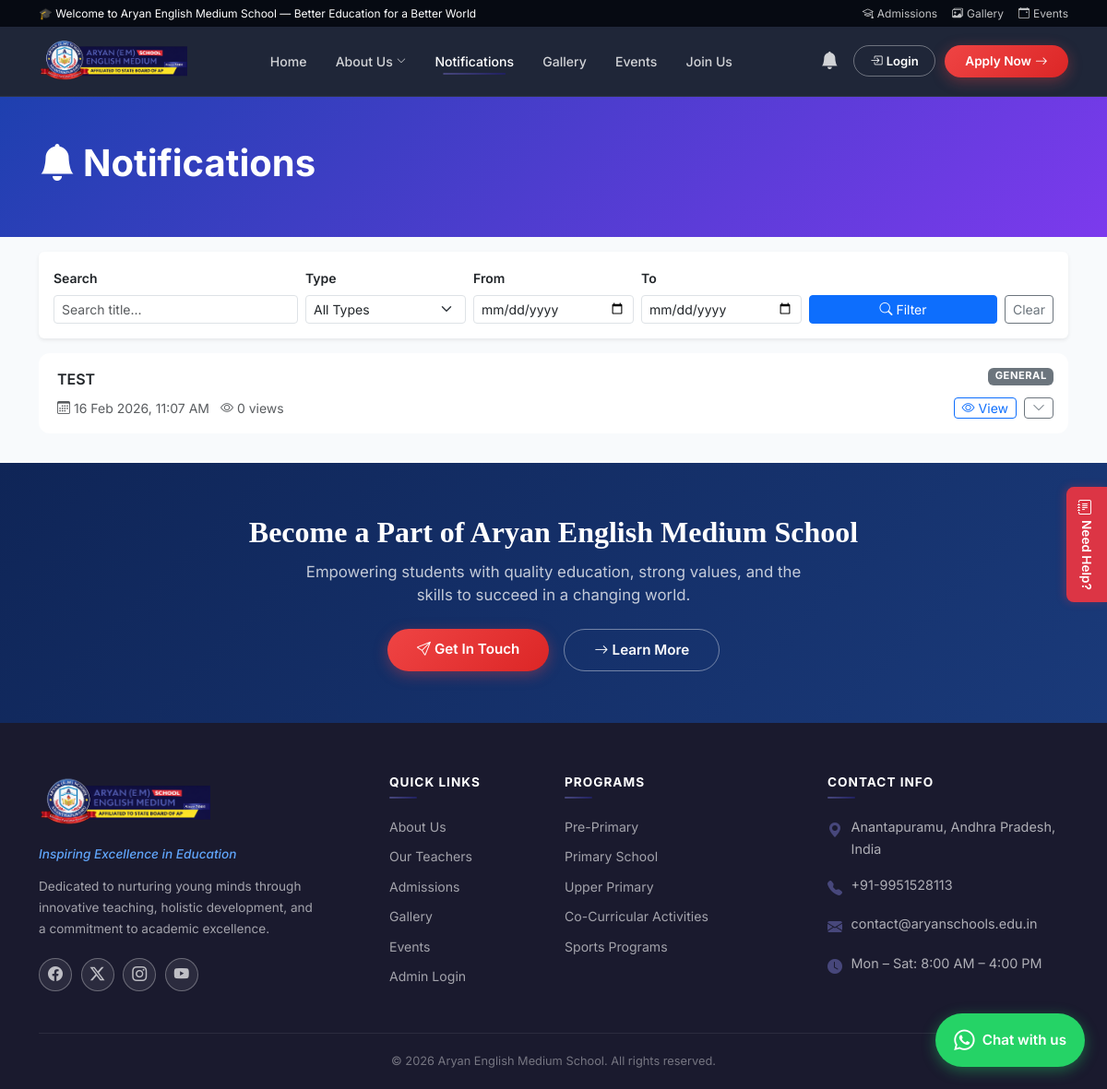
Page /public/notifications.php on the committed database.
### tables this page shows
CREATE TABLE `nav_menu_items` (
  `id` int(10) unsigned NOT NULL AUTO_INCREMENT,
  `label` varchar(100) NOT NULL,
  `url` varchar(255) NOT NULL,
  `icon` varchar(50) DEFAULT NULL,
  `link_type` enum('internal','external') NOT NULL DEFAULT 'internal',
  `is_visible` tinyint(1) NOT NULL DEFAULT 1,
  `is_cta` tinyint(1) NOT NULL DEFAULT 0,
  `sort_order` int(11) NOT NULL DEFAULT 0,
  `created_at` datetime NOT NULL DEFAULT current_timestamp(),
  `updated_at` datetime NOT NULL DEFAULT current_timestamp() ON UPDATE current_timestamp(),
  `parent_id` int(11) DEFAULT NULL,
  PRIMARY KEY (`id`)
);

CREATE TABLE `notifications` (
  `id` int(10) unsigned NOT NULL AUTO_INCREMENT,
  `title` varchar(200) NOT NULL,
  `content` text NOT NULL,
  `type` enum('general','academic','exam','holiday','event','urgent') NOT NULL DEFAULT 'general',
  `priority` enum('normal','important','urgent') NOT NULL DEFAULT 'normal',
  `category` varchar(50) DEFAULT 'general',
  `tags` varchar(500) DEFAULT NULL,
  `target_audience` enum('all','students','teachers','parents','class','section') NOT NULL DEFAULT 'all',
  `target_class` varchar(20) DEFAULT NULL,
  `target_section` varchar(10) DEFAULT NULL,
  `attachment` varchar(255) DEFAULT NULL,
  `is_public` tinyint(1) NOT NULL DEFAULT 0,
  `status` enum('draft','pending','approved','published','expired','rejected') DEFAULT 'pending',
  `posted_by` int(10) unsigned DEFAULT NULL,
  `approved_by` int(10) unsigned DEFAULT NULL,
  `approved_at` datetime DEFAULT NULL,
  `reject_reason` text DEFAULT NULL,
  `schedule_at` datetime DEFAULT NULL,
  `expires_at` date DEFAULT NULL,
  `is_pinned` tinyint(1) NOT NULL DEFAULT 0,
  `show_popup` tinyint(1) NOT NULL DEFAULT 0,
  `show_banner` tinyint(1) NOT NULL DEFAULT 0,
  `show_marquee` tinyint(1) NOT NULL DEFAULT 0,
  `show_dashboard` tinyint(1) NOT NULL DEFAULT 0,
  `view_count` int(10) unsigned NOT NULL DEFAULT 0,
  `is_deleted` tinyint(1) NOT NULL DEFAULT 0,
  `deleted_at` datetime DEFAULT NULL,
  `deleted_by` int(10) unsigned DEFAULT NULL,
  `created_at` datetime NOT NULL DEFAULT current_timestamp(),
  `updated_at` datetime NOT NULL DEFAULT current_timestamp() ON UPDATE current_timestamp(),
  PRIMARY KEY (`id`),
  KEY `idx_status` (`status`),
  KEY `posted_by` (`posted_by`),
  KEY `approved_by` (`approved_by`),
  CONSTRAINT `fk_notif_approver` FOREIGN KEY (`approved_by`) REFERENCES `users` (`id`) ON DELETE SET NULL,
  CONSTRAINT `fk_notif_poster` FOREIGN KEY (`posted_by`) REFERENCES `users` (`id`) ON DELETE SET NULL
);

### includes/auth.php (called while the page is built, shortened)
<?php
function isLoggedIn(): bool {
    return !empty($_SESSION['user_id']);
}
function getSetting(string $key, string $default = ''): string {
    static $settings = null;
    if ($settings === null) {
        try {
            $db = getDB();
            $stmt = $db->query("SELECT setting_key, setting_value FROM settings");
            $settings = [];
            while ($row = $stmt->fetch()) {
                $settings[$row['setting_key']] = $row['setting_value'];
            }
        } catch (Exception $e) {
            $settings = [];
        }
    }
    return $settings[$key] ?? $default;
}
function e(mixed $val): string {
    return htmlspecialchars((string)$val, ENT_QUOTES, 'UTF-8');
}
function checkMaintenance(): void {
    if (getSetting('maintenance_mode', '0') === '1' && !isLoggedIn()) {
        $schoolName = getSetting('school_name', 'JNV School');
        $logoFile = getSetting('school_logo', '');
        $logoVer = getSetting('logo_updated_at', '0');
        $logoUrl = '';
        if ($logoFile) {
            $logoUrl = (strpos($logoFile, '/uploads/') === 0) ? $logoFile : '/uploads/branding/' . $logoFile;
            $logoUrl .= '?v=' . $logoVer;
        }
        http_response_code(503);
        header('Retry-After: 3600');
        echo '<!DOCTYPE html><html lang="en"><head><meta charset="UTF-8"><meta name="viewport" content="width=device-width,initial-scale=1"><title>Maintenance — ' . htmlspecialchars($schoolName, ENT_QUOTES, 'UTF-8') . '</title><style>*{margin:0;padding:0;box-sizing:border-box;font-family:"Segoe UI",system-ui,-apple-system,sans-serif}body{min-height:100vh;display:flex;align-items:center;justify-content:center;background:linear-gradient(135deg,#0f172a 0%,#1e3a5f 50%,#1e40af 100%);color:#fff;text-align:center;padding:2rem}.container{max-width:520px}.logo{max-width:120px;max-height:120px;object-fit:contain;margin-bottom:2rem;border-radius:16px;background:rgba(255,255,255,.1);padding:12px}.icon{width:80px;height:80px;border-radius:50%;background:rgba(255,255,255,.1);display:flex;align-items:center;justify-content:center;margin:0 auto 2rem;font-size:2.5rem;animation:pulse 2s ease-in-out infinite}@keyframes pulse{0%,100%{transform:scale(1);opacity:.8}50%{transform:scale(1.05);opacity:1}}h1{font-size:2rem;font-weight:700;margin-bottom:.75rem}p{color:rgba(255,255,255,.7);font-size:1.05rem;line-height:1.7;margin-bottom:1.5rem}.login-link{display:inline-block;color:rgba(255,255,255,.5);font-size:.85rem;text-decoration:none;border:1px solid rgba(255,255,255,.2);padding:.4rem 1.2rem;border-radius:50px;transition:all .3s}.login-link:hover{color:#fff;border-color:rgba(255,255,255,.5);background:rgba(255,255,255,.05)}</style></head><body><div class="container">';
        if ($logoUrl) {
            echo '<img src="' . htmlspecialchars($logoUrl, ENT_QUOTES, 'UTF-8') . '" alt="Logo" class="logo">';
        }
        echo '<div class="icon">🔧</div><h1>We\'ll be back soon!</h1><p>Our website is currently undergoing scheduled maintenance.<br>We apologize for any inconvenience and appreciate your patience.</p><a href="/login.php" class="login-link">Admin Login</a></div></body></html>';
        exit;
    }
}

### public/notifications.php (the view, shortened to what this page needs)
<?php
require_once __DIR__ . '/../includes/auth.php';
checkMaintenance();
$db = getDB();
$schoolName = getSetting('school_name', 'JNV School');
$schoolTagline = getSetting('school_tagline', 'Nurturing Talent, Shaping Future');
$loggedIn = isLoggedIn();
$navLogo = getSetting('school_logo', '');
$logoVersion = getSetting('logo_updated_at', '0');
$logoPath = '';
if ($navLogo) { $logoPath = (strpos($navLogo, '/uploads/') === 0) ? $navLogo : (file_exists(__DIR__.'/../uploads/branding/'.$navLogo) ? '/uploads/branding/'.$navLogo : '/uploads/logo/'.$navLogo); $logoPath .= '?v=' . $logoVersion; }
$notifCount = $db->query("SELECT COUNT(*) FROM notifications WHERE status='approved' AND is_public=1 AND created_at >= DATE_SUB(NOW(), INTERVAL 7 DAY)")->fetchColumn();
$dateFrom = $_GET['from'] ?? '';
$dateTo = $_GET['to'] ?? '';
$searchQ = trim($_GET['q'] ?? '');
$where = "WHERE n.status='approved' AND n.is_public=1 AND n.is_deleted=0 AND (n.schedule_at IS NULL OR n.schedule_at <= NOW()) AND (n.expires_at IS NULL OR n.expires_at >= CURDATE())";
$params = [];
$stmt = $db->prepare("SELECT n.* FROM notifications n $where ORDER BY n.is_pinned DESC, n.created_at DESC LIMIT 50");
$stmt->execute($params);
$notifs = $stmt->fetchAll();
$readIds = [];
?>
<!DOCTYPE html>
<html lang="en">
<head>
    <link href="https://cdn.jsdelivr.net/npm/bootstrap@5.3.3/dist/css/bootstrap.min.css" rel="stylesheet">
    <link href="https://cdn.jsdelivr.net/npm/bootstrap-icons@1.11.3/font/bootstrap-icons.min.css" rel="stylesheet">
</head>
<body>
<?php $currentPage = 'notifications'; include __DIR__ . '/../includes/public-navbar.php'; ?>
<div class="hero-banner">
    <div class="container">
        <h1 class="fw-bold mb-2">
            <i class="bi bi-bell-fill me-2"></i><?= e(getSetting('notifications_hero_title', 'Notifications')) ?>
        </h1>
    </div>
</div>
<div class="container py-3">
    <form class="card border-0 shadow-sm mb-3" method="GET">
        <div class="card-body">
            <div class="row g-2 align-items-end">
                <div class="col-md-3">
                    <label class="form-label small fw-semibold">Search</label>
                    <input type="text" name="q" class="form-control form-control-sm" placeholder="Search title..." value="<?= e($searchQ) ?>">
                </div>
                <div class="col-md-2">
                    <label class="form-label small fw-semibold">Type</label>
                    <select name="type" class="form-select form-select-sm">
                        <option value="">All Types</option>
                    </select>
                </div>
                <div class="col-md-2">
                    <label class="form-label small fw-semibold">From</label>
                    <input type="date" name="from" class="form-control form-control-sm" value="<?= e($dateFrom) ?>">
                </div>
                <div class="col-md-2">
                    <label class="form-label small fw-semibold">To</label>
                    <input type="date" name="to" class="form-control form-control-sm" value="<?= e($dateTo) ?>">
                </div>
                <div class="col-md-3 d-flex gap-2">
                    <button class="btn btn-primary btn-sm flex-fill"><i class="bi bi-search me-1"></i>Filter</button>
                    <a href="/public/notifications.php" class="btn btn-outline-secondary btn-sm">Clear</a>
                </div>
            </div>
        </div>
    </form>
    <?php if (empty($notifs)): ?>
        <div class="text-center py-5">
            <i class="bi bi-bell-slash display-1 text-muted"></i>
            <p class="text-muted mt-3">No notifications at this time.</p>
        </div>
    <?php else: ?>
        <?php foreach ($notifs as $n):
            $typeColors = ['urgent' => 'danger', 'exam' => 'warning', 'academic' => 'info', 'event' => 'success', 'holiday' => 'purple'];
            $color = $typeColors[$n['type']] ?? 'secondary';
            $isUnread = $loggedIn && !in_array($n['id'], $readIds);
            $isPinned = $n['is_pinned'] ?? 0;
        ?>
        <div class="card notif-card mb-3 <?= $isUnread ? 'unread' : '' ?> <?= $isPinned ? 'pinned' : '' ?>">
            <div class="card-body">
                <div class="d-flex justify-content-between align-items-start mb-2">
                    <div>
                        <a href="/public/notification-view.php?id=<?= $n['id'] ?>" class="fw-semibold mb-0 d-inline text-decoration-none text-dark h5" style="font-size:inherit;"><?= e($n['title']) ?></a>
                    </div>
                    <div class="d-flex gap-1">
                        <span class="badge bg-<?= $color ?> type-badge"><?= ucfirst(e($n['type'])) ?></span>
                    </div>
                </div>
                <div class="d-flex justify-content-between align-items-center">
                    <small class="text-muted">
                        <i class="bi bi-calendar3 me-1"></i><?= date('d M Y, h:i A', strtotime($n['created_at'])) ?>
                        <span class="ms-2"><i class="bi bi-eye me-1"></i><?= $n['view_count'] ?? 0 ?> views</span>
                    </small>
                    <div class="d-flex gap-2">
                        <a href="/public/notification-view.php?id=<?= $n['id'] ?>" class="btn btn-sm btn-outline-primary py-0 px-2"><i class="bi bi-eye me-1"></i>View</a>
                        <button class="btn btn-sm btn-outline-secondary py-0 px-2" onclick="toggleContent(<?= $n['id'] ?>)"><i class="bi bi-chevron-down"></i></button>
                    </div>
                </div>
            </div>
        </div>
        <?php endforeach; ?>
    <?php endif; ?>
</div>
<?php include __DIR__ . '/../includes/public-footer.php'; ?>
</body>
</html>

### includes/public-navbar.php (shortened to what this page needs)
<?php
$_navCurrentPage = $currentPage ?? '';
$_navShowTopBar = getSetting('global_navbar_show_top_bar', '1');
$_navShowLogin = getSetting('global_navbar_show_login', '1');
$_navShowBell = getSetting('global_navbar_show_notif_bell', '1');
$_navSchoolTagline = $schoolTagline ?? getSetting('school_tagline', 'Nurturing Talent, Shaping Future');
$_navMarquee = getSetting('home_marquee_text', '');
try {
    $db->exec("ALTER TABLE nav_menu_items ADD COLUMN parent_id INT DEFAULT NULL");
} catch (Exception $e) {
}
$_navMenuItems = [];
try {
    $_navMenuItems = $db->query("SELECT * FROM nav_menu_items WHERE is_visible=1 ORDER BY sort_order ASC, id ASC")->fetchAll();
} catch (Exception $e) {
}
$_navTopLevel = [];
$_navChildren = [];
foreach ($_navMenuItems as $item) {
    $pid = $item['parent_id'] ?? null;
    if ($pid) {
        $_navChildren[$pid][] = $item;
    } else {
        $_navTopLevel[] = $item;
    }
}
$_navCta = null;
$_navRegularItems = [];
foreach ($_navTopLevel as $item) {
    if ($item['is_cta']) {
        $_navCta = $item;
    } else {
        $_navRegularItems[] = $item;
    }
}
function _navIsActive($url, $currentPage) {
    $map = [
        '/' => 'home',
        '/public/about.php' => 'about',
        '/public/teachers.php' => 'teachers',
        '/public/notifications.php' => 'notifications',
        '/public/gallery.php' => 'gallery',
        '/public/events.php' => 'events',
        '/public/fee-structure.php' => 'fee-structure',
        '/join-us.php' => 'join-us',
        '/public/admission-form.php' => 'apply',
        '/public/certificates.php' => 'certificates',
    ];
    return ($map[$url] ?? '') === $currentPage;
}
function _navHasActiveChild($children, $currentPage) {
    return false;
}
?>
<?php if ($_navShowTopBar === '1'): ?>
<div class="pn-top-bar d-none d-lg-block">
    <div class="container">
        <div class="d-flex justify-content-between align-items-center">
            <div class="pn-marquee flex-grow-1 me-3">
                <span><?php echo e($_navMarquee ?: "🎓 Welcome to {$schoolName} — {$_navSchoolTagline}"); ?></span>
            </div>
            <div class="d-flex gap-3 flex-shrink-0">
                <a href="/public/admission-form.php"><i class="bi bi-mortarboard me-1"></i>Admissions</a>
                <a href="/public/gallery.php"><i class="bi bi-images me-1"></i>Gallery</a>
                <a href="/public/events.php"><i class="bi bi-calendar-event me-1"></i>Events</a>
            </div>
        </div>
    </div>
</div>
<?php endif; ?>
<nav class="premium-navbar" id="premiumNavbar" role="navigation" aria-label="Main navigation">
    <div class="container d-flex align-items-center justify-content-between">
        <a href="/" class="pn-logo-wrap" aria-label="Home">
            <?php if ($navLogo): ?>
                <img src="<?= e($logoPath) ?>" alt="<?= e($schoolName) ?> Logo">
            <?php else: ?>
                <div class="pn-logo-fallback"><i class="bi bi-mortarboard-fill"></i></div>
            <?php endif; ?>
        </a>
        <ul class="pn-nav pn-desktop-nav">
            <?php foreach ($_navRegularItems as $item): ?>
                <?php if (!empty($item['children'])): ?>
                <li class="pn-dropdown">
                    <a class="pn-nav-link pn-dropdown-toggle <?= _navIsActive($item['url'], $_navCurrentPage) || _navHasActiveChild($item['children'], $_navCurrentPage) ? 'active' : '' ?>"
                       href="<?= e($item['url']) ?>">
                        <?= e($item['label']) ?>
                        <i class="bi bi-chevron-down pn-chevron"></i>
                    </a>
                </li>
                <?php else: ?>
                <li>
                    <a class="pn-nav-link <?= _navIsActive($item['url'], $_navCurrentPage) ? 'active' : '' ?>"
                       href="<?= e($item['url']) ?>"
                       <?= ($item['link_type'] ?? '') === 'external' ? 'target="_blank" rel="noopener"' : '' ?>>
                        <?= e($item['label']) ?>
                    </a>
                </li>
                <?php endif; ?>
            <?php endforeach; ?>
        </ul>
        <div class="pn-right">
            <?php if ($_navShowBell === '1'): ?>
            <button class="pn-bell <?= $notifCount > 0 ? 'has-notifs' : '' ?>" data-bs-toggle="modal" data-bs-target="#pnNotifModal" aria-label="Notifications">
                <i class="bi bi-bell-fill"></i>
            </button>
            <?php endif; ?>
            <?php if ($_navShowLogin === '1'): ?>
            <a href="/login.php" class="pn-login-btn d-none d-lg-inline-flex"><i class="bi bi-box-arrow-in-right me-1"></i>Login</a>
            <?php endif; ?>
            <?php if ($_navCta): ?>
            <a href="<?= e($_navCta['url']) ?>" class="pn-cta-btn d-none d-lg-inline-flex"><?= e($_navCta['label']) ?> <i class="bi bi-arrow-right ms-1"></i></a>
            <?php endif; ?>
        </div>
    </div>
</nav>

### rows in the picture
nav_menu_items: label "Home"
nav_menu_items: label "About Us"
nav_menu_items: label "Notifications"
nav_menu_items: label "Gallery"
nav_menu_items: label "Events"
nav_menu_items: label "Join Us"
nav_menu_items: label "Apply Now"
notifications: title "TEST", type "GENERAL", created_at "16 Feb 2026, 11:07 AM", view_count "0"

### other values in the picture
$_navMarquee ?: "🎓 Welcome to {$schoolName} — {$_navSchoolTagline}" "🎓 Welcome to Aryan English Medium School — Better Education for a Better World"
getSetting('notifications_hero_title', 'Notifications') "Notifications"
$schoolName "Aryan English Medium School"
$_footerAddress "Anantapuramu, Andhra Pradesh, India"
$_footerPhone "+91-9951528113"
$_footerEmail "contact@aryanschools.edu.in"
$_footerTimings "Mon – Sat: 8:00 AM – 4:00 PM"
